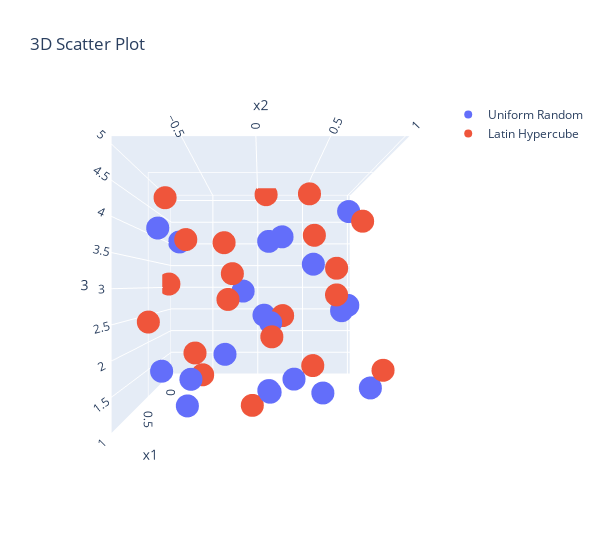
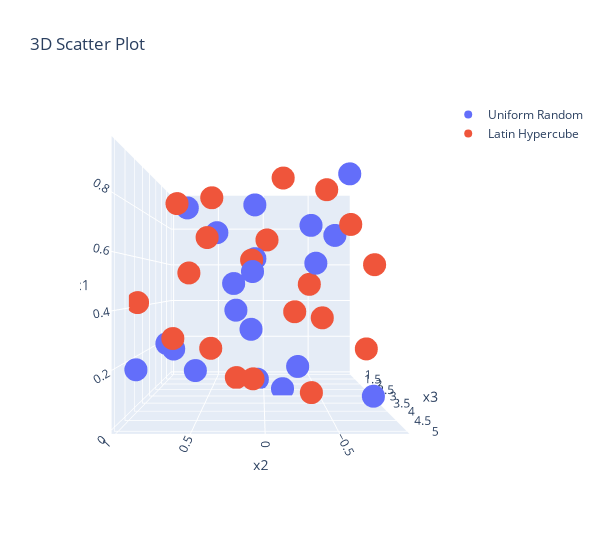
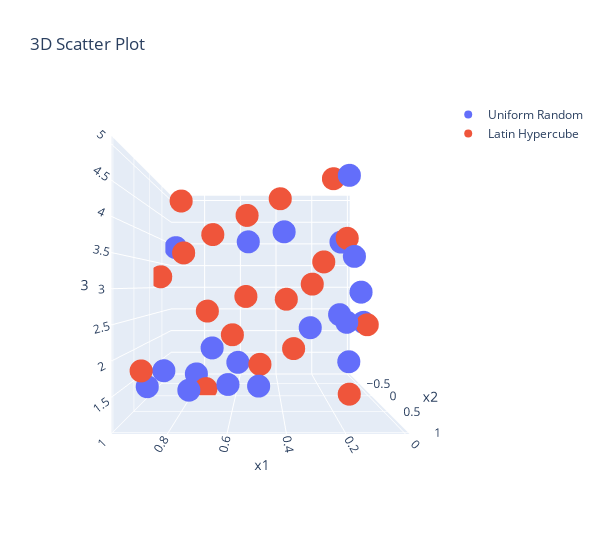

The notebook cell saved with these charts, in order:
### Markdown cell above
We can also visualise the two-dimensional projections of the sampled points in each of the three possible two-dimensional projections from three dimensions. This can help us understand how the different sampling strategies are covering the design space across various dimensions. You can see that the Latin Hypercube design fills the space well in the projected dimensions

### Code cell
# Set layout options
fig.update_layout(scene=dict(aspectmode="auto"))

# Create 2D projections on each plane
fig.update_layout(scene_camera=dict(eye=dict(x=2, y=0, z=0)), width=600, height=550)
fig.show()

fig.update_layout(scene_camera=dict(eye=dict(x=0, y=0, z=2)), width=600, height=550)
fig.show()

fig.update_layout(scene_camera=dict(eye=dict(x=0, y=2, z=0)), width=600, height=550)
fig.show()

### Figure 1 — Plotly figure (JSON) as saved in the notebook; plotly's stock layout.template omitted (floating-point values rounded to 4 significant figures)
{"data": [{"mode": "markers", "name": "Uniform Random", "type": "scatter3d", "x": [0.2122, 0.6056, 0.4965, 0.8973, 0.1259, 0.9152, 0.3881, 0.05443, 0.748, 0.8161, 0.5427, 0.01596, 0.1823, 0.6324, 0.03117, 0.1803, 0.9369, 0.04836, 0.2713, 0.7717], "y": [0.9124, -0.5565, 0.3249, 0.8077, 0.5832, 0.09531, 0.2285, -0.3589, -0.7396, -0.5174, 0.09858, -0.1653, 0.8603, 0.09655, 0.06517, 0.9338, -0.6831, -0.8545, 0.127, 0.5052], "z": [2.629, 1.419, 1.327, 1.544, 3.51, 1.5, 3.989, 1.502, 1.672, 1.191, 3.839, 2.918, 2.51, 1.25, 2.373, 4.62, 3.87, 4.025, 2.287, 1.345]}, {"mode": "markers", "name": "Latin Hypercube", "type": "scatter3d", "x": [0.3643, 0.8802, 0.4921, 0.2585, 0.9583, 0.7789, 0.4208, 0.06139, 0.8121, 0.9082, 0.1663, 0.5619, 0.2026, 0.03876, 0.6119, 0.3169, 0.5433, 0.7379, 0.6794, 0.1448], "y": [-0.2809, -0.5081, -0.4875, 0.7835, -0.1639, -0.8272, 0.9686, -0.3676, 0.3939, 0.8917, 0.08468, -0.7922, -0.9068, 0.2681, 0.1225, -0.6069, 0.6868, -0.03621, 0.4621, 0.5729], "z": [2.773, 3.729, 1.403, 3.401, 3.215, 2.472, 4.272, 4.004, 4.464, 1.812, 4.991, 4.606, 3.077, 2.366, 2.159, 1.695, 2.878, 1.112, 3.885, 1.315]}], "layout": {"height": 550, "scene": {"aspectmode": "auto", "camera": {"eye": {"x": 2, "y": 0, "z": 0}}, "xaxis": {"title": {"text": "x1"}}, "yaxis": {"title": {"text": "x2"}}, "zaxis": {"title": {"text": "x3"}}}, "title": {"text": "3D Scatter Plot"}, "width": 600}}

### Figure 2 — Plotly figure (JSON) as saved in the notebook; plotly's stock layout.template omitted (floating-point values rounded to 4 significant figures)
{"data": [{"mode": "markers", "name": "Uniform Random", "type": "scatter3d", "x": [0.2122, 0.6056, 0.4965, 0.8973, 0.1259, 0.9152, 0.3881, 0.05443, 0.748, 0.8161, 0.5427, 0.01596, 0.1823, 0.6324, 0.03117, 0.1803, 0.9369, 0.04836, 0.2713, 0.7717], "y": [0.9124, -0.5565, 0.3249, 0.8077, 0.5832, 0.09531, 0.2285, -0.3589, -0.7396, -0.5174, 0.09858, -0.1653, 0.8603, 0.09655, 0.06517, 0.9338, -0.6831, -0.8545, 0.127, 0.5052], "z": [2.629, 1.419, 1.327, 1.544, 3.51, 1.5, 3.989, 1.502, 1.672, 1.191, 3.839, 2.918, 2.51, 1.25, 2.373, 4.62, 3.87, 4.025, 2.287, 1.345]}, {"mode": "markers", "name": "Latin Hypercube", "type": "scatter3d", "x": [0.3643, 0.8802, 0.4921, 0.2585, 0.9583, 0.7789, 0.4208, 0.06139, 0.8121, 0.9082, 0.1663, 0.5619, 0.2026, 0.03876, 0.6119, 0.3169, 0.5433, 0.7379, 0.6794, 0.1448], "y": [-0.2809, -0.5081, -0.4875, 0.7835, -0.1639, -0.8272, 0.9686, -0.3676, 0.3939, 0.8917, 0.08468, -0.7922, -0.9068, 0.2681, 0.1225, -0.6069, 0.6868, -0.03621, 0.4621, 0.5729], "z": [2.773, 3.729, 1.403, 3.401, 3.215, 2.472, 4.272, 4.004, 4.464, 1.812, 4.991, 4.606, 3.077, 2.366, 2.159, 1.695, 2.878, 1.112, 3.885, 1.315]}], "layout": {"height": 550, "scene": {"aspectmode": "auto", "camera": {"eye": {"x": 0, "y": 0, "z": 2}}, "xaxis": {"title": {"text": "x1"}}, "yaxis": {"title": {"text": "x2"}}, "zaxis": {"title": {"text": "x3"}}}, "title": {"text": "3D Scatter Plot"}, "width": 600}}

### Figure 3 — Plotly figure (JSON) as saved in the notebook; plotly's stock layout.template omitted (floating-point values rounded to 4 significant figures)
{"data": [{"mode": "markers", "name": "Uniform Random", "type": "scatter3d", "x": [0.2122, 0.6056, 0.4965, 0.8973, 0.1259, 0.9152, 0.3881, 0.05443, 0.748, 0.8161, 0.5427, 0.01596, 0.1823, 0.6324, 0.03117, 0.1803, 0.9369, 0.04836, 0.2713, 0.7717], "y": [0.9124, -0.5565, 0.3249, 0.8077, 0.5832, 0.09531, 0.2285, -0.3589, -0.7396, -0.5174, 0.09858, -0.1653, 0.8603, 0.09655, 0.06517, 0.9338, -0.6831, -0.8545, 0.127, 0.5052], "z": [2.629, 1.419, 1.327, 1.544, 3.51, 1.5, 3.989, 1.502, 1.672, 1.191, 3.839, 2.918, 2.51, 1.25, 2.373, 4.62, 3.87, 4.025, 2.287, 1.345]}, {"mode": "markers", "name": "Latin Hypercube", "type": "scatter3d", "x": [0.3643, 0.8802, 0.4921, 0.2585, 0.9583, 0.7789, 0.4208, 0.06139, 0.8121, 0.9082, 0.1663, 0.5619, 0.2026, 0.03876, 0.6119, 0.3169, 0.5433, 0.7379, 0.6794, 0.1448], "y": [-0.2809, -0.5081, -0.4875, 0.7835, -0.1639, -0.8272, 0.9686, -0.3676, 0.3939, 0.8917, 0.08468, -0.7922, -0.9068, 0.2681, 0.1225, -0.6069, 0.6868, -0.03621, 0.4621, 0.5729], "z": [2.773, 3.729, 1.403, 3.401, 3.215, 2.472, 4.272, 4.004, 4.464, 1.812, 4.991, 4.606, 3.077, 2.366, 2.159, 1.695, 2.878, 1.112, 3.885, 1.315]}], "layout": {"height": 550, "scene": {"aspectmode": "auto", "camera": {"eye": {"x": 0, "y": 2, "z": 0}}, "xaxis": {"title": {"text": "x1"}}, "yaxis": {"title": {"text": "x2"}}, "zaxis": {"title": {"text": "x3"}}}, "title": {"text": "3D Scatter Plot"}, "width": 600}}
